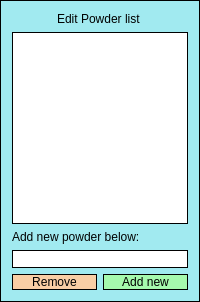
             <widget class="QFrame" name="frame_10">
              <property name="minimumSize">
               <size>
                <width>0</width>
                <height>300</height>
               </size>
              </property>
              <property name="maximumSize">
               <size>
                <width>200</width>
                <height>400</height>
               </size>
              </property>
              <property name="styleSheet">
               <string notr="true">border: 1px solid;background-color: #A1EAF0;</string>
              </property>
              <property name="frameShape">
               <enum>QFrame::StyledPanel</enum>
              </property>
              <property name="frameShadow">
               <enum>QFrame::Raised</enum>
              </property>
              <layout class="QGridLayout" name="gridLayout_12">
               <item row="0" column="0" colspan="2">
                <widget class="QLabel" name="label_7">
                 <property name="styleSheet">
                  <string notr="true">border: none;</string>
                 </property>
                 <property name="text">
                  <string>Edit Powder list </string>
                 </property>
                 <property name="alignment">
                  <set>Qt::AlignCenter</set>
                 </property>
                </widget>
               </item>
               <item row="1" column="0" colspan="2">
                <widget class="QListView" name="Powders_listView">
                 <property name="styleSheet">
                  <string notr="true">background-color: white;</string>
                 </property>
                </widget>
               </item>
               <item row="2" column="0" colspan="2">
                <widget class="QLabel" name="label_20">
                 <property name="styleSheet">
                  <string notr="true">border: None;</string>
                 </property>
                 <property name="text">
                  <string>Add new powder below:</string>
                 </property>
                </widget>
               </item>
               <item row="3" column="0" colspan="2">
                <widget class="QLineEdit" name="Settings_AddPowder_lineEdit">
                 <property name="styleSheet">
                  <string notr="true">background-color: White;</string>
                 </property>
                </widget>
               </item>
               <item row="4" column="0">
                <widget class="QPushButton" name="rmvPowder_pushButton">
                 <property name="cursor">
                  <cursorShape>PointingHandCursor</cursorShape>
                 </property>
                 <property name="styleSheet">
                  <string notr="true">background-color: #F9CEA5;</string>
                 </property>
                 <property name="text">
                  <string>Remove</string>
                 </property>
                </widget>
               </item>
               <item row="4" column="1">
                <widget class="QPushButton" name="addPowders_PushButton">
                 <property name="palette">
                  <palette>
                   <active>
                    <colorrole role="Button">
                     <brush brushstyle="SolidPattern">
                      <color alpha="255">
                       <red>165</red>
                       <green>249</green>
                       <blue>173</blue>
                      </color>
                     </brush>
                    </colorrole>
                    <colorrole role="Base">
                     <brush brushstyle="SolidPattern">
                      <color alpha="255">
                       <red>165</red>
                       <green>249</green>
                       <blue>173</blue>
                      </color>
                     </brush>
                    </colorrole>
                    <colorrole role="Window">
                     <brush brushstyle="SolidPattern">
                      <color alpha="255">
                       <red>165</red>
                       <green>249</green>
                       <blue>173</blue>
                      </color>
                     </brush>
                    </colorrole>
                    <colorrole role="HighlightedText">
                     <brush brushstyle="SolidPattern">
                      <color alpha="255">
                       <red>85</red>
                       <green>0</green>
                       <blue>127</blue>
                      </color>
                     </brush>
                    </colorrole>
                   </active>
                   <inactive>
                    <colorrole role="Button">
                     <brush brushstyle="SolidPattern">
                      <color alpha="255">
                       <red>165</red>
                       <green>249</green>
                       <blue>173</blue>
                      </color>
                     </brush>
                    </colorrole>
                    <colorrole role="Base">
                     <brush brushstyle="SolidPattern">
                      <color alpha="255">
                       <red>165</red>
                       <green>249</green>
                       <blue>173</blue>
                      </color>
                     </brush>
                    </colorrole>
                    <colorrole role="Window">
                     <brush brushstyle="SolidPattern">
                      <color alpha="255">
                       <red>165</red>
                       <green>249</green>
                       <blue>173</blue>
                      </color>
                     </brush>
                    </colorrole>
                    <colorrole role="HighlightedText">
                     <brush brushstyle="SolidPattern">
                      <color alpha="255">
                       <red>85</red>
                       <green>0</green>
                       <blue>127</blue>
                      </color>
                     </brush>
                    </colorrole>
                   </inactive>
                   <disabled>
                    <colorrole role="Button">
                     <brush brushstyle="SolidPattern">
                      <color alpha="255">
                       <red>165</red>
                       <green>249</green>
                       <blue>173</blue>
                      </color>
                     </brush>
                    </colorrole>
                    <colorrole role="Base">
                     <brush brushstyle="SolidPattern">
                      <color alpha="255">
                       <red>165</red>
                       <green>249</green>
                       <blue>173</blue>
                      </color>
                     </brush>
                    </colorrole>
                    <colorrole role="Window">
                     <brush brushstyle="SolidPattern">
                      <color alpha="255">
                       <red>165</red>
                       <green>249</green>
                       <blue>173</blue>
                      </color>
                     </brush>
                    </colorrole>
                    <colorrole role="HighlightedText">
                     <brush brushstyle="SolidPattern">
                      <color alpha="255">
                       <red>85</red>
                       <green>0</green>
                       <blue>127</blue>
                      </color>
                     </brush>
                    </colorrole>
                   </disabled>
                  </palette>
                 </property>
                 <property name="cursor">
                  <cursorShape>PointingHandCursor</cursorShape>
                 </property>
                 <property name="autoFillBackground">
                  <bool>false</bool>
                 </property>
                 <property name="styleSheet">
                  <string notr="true">background-color: #A5F9AD ;</string>
                 </property>
                 <property name="text">
                  <string>Add new</string>
                 </property>
                </widget>
               </item>
              </layout>
             </widget>
